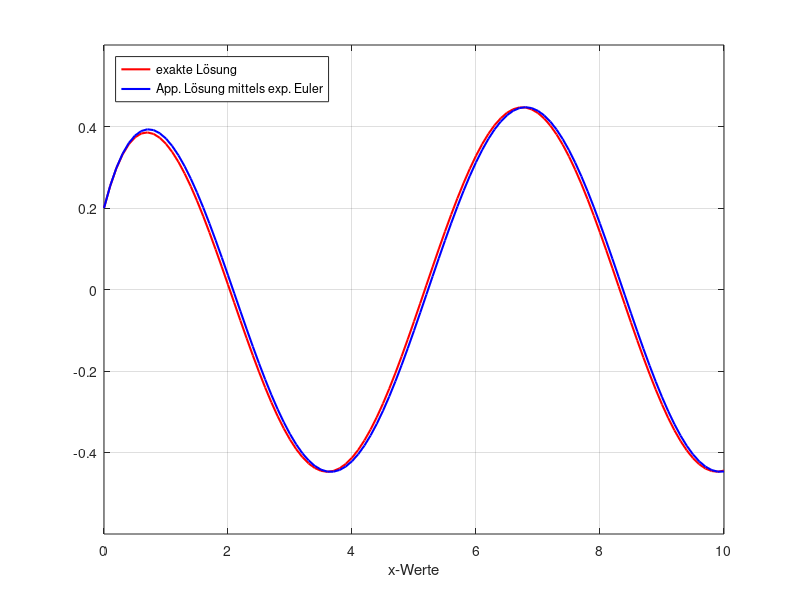

This chart was generated by the following MATLAB code:
%% figure 5.1

%% Conditions for the ODE
    T  = 10;
    x0 = 0.2;
    step_size  = 0.1;
    time_steps = round(T / step_size);

    %% pre-allocating
    x_vals = zeros(1,length(time_steps));
    x_exact = zeros(1,length(time_steps));
  
    t_new      = 0;

    x_vals(1)  = x0;
    x_exact(1) = x0;

%% Solution of ODE
    func_x = @(t) (x0 - (2/5)) * exp(-2*t) + (2/5) * cos(t) + (1/5) * sin(t); 

%% exponential euler method
    for n = 2 : time_steps+1
        t_old = t_new;
        t_new = t_new + step_size;
      
            x_first_term  = exp(-2*step_size)*x_vals(n-1);
            x_second_term =  cos(t_old) * (1 - exp(-2*step_size))/2;
            
            x_vals(n)      = x_first_term + x_second_term;
            x_exact(n) = func_x(t_new);
    end

%% Plotting
    t_disk = 0:T/time_steps:T;
    figure("Name","Seq. Splitting Fehler","NumberTitle","off");
    plot(t_disk,x_exact,"r-","Linewidth",1.5);
    hold on;
    plot(t_disk,x_vals,"b-","Linewidth",1.5);
    grid on;
    ylim([-0.6 0.6]);
    xlabel("x-Werte");
    legend("exakte Lösung","App. Lösung mittels exp. Euler ","Location","northwest")